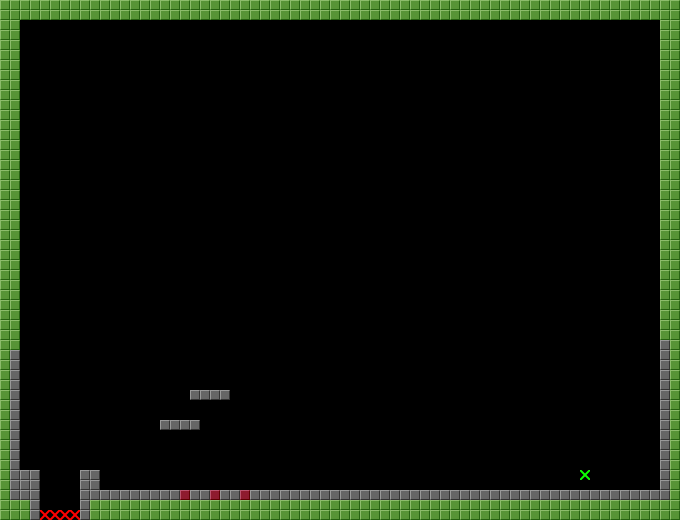

The image is a tile-based game level rendered from a .tmx file. Its description and source (layers, tilesets, objects; grid data summarised) follow:
An orthogonal 68x52 tile map with 10x10 px tiles, 3 tile layers (collision, platforms, map), 2 tilesets.

<map version="1.0" orientation="orthogonal" width="68" height="52" tilewidth="10" tileheight="10">
 <tileset firstgid="1" name="10pixTiles" tilewidth="10" tileheight="10">
  <image source="10pixTiles.PNG" width="60" height="20" />
  <tile id="0">
   <properties>
    <property name="Type" value="collision" />
   </properties>
  </tile>
  <tile id="5">
   <properties>
    <property name="Type" value="platform" />
   </properties>
  </tile>
  <tile id="7">
   <properties>
    <property name="Type" value="checkpoint" />
   </properties>
  </tile>
  <tile id="10">
   <properties>
    <property name="Type" value="end" />
   </properties>
  </tile>
  <tile id="11">
   <properties>
    <property name="Type" value="start" />
   </properties>
  </tile>
 </tileset>
 <tileset firstgid="13" name="10pixSpikes" tilewidth="10" tileheight="10">
  <image source="10pixSpikes.png" width="20" height="20" />
  <tile id="0">
   <properties>
    <property name="Type" value="spike" />
   </properties>
  </tile>
  <tile id="1">
   <properties>
    <property name="Type" value="spike" />
   </properties>
  </tile>
  <tile id="2">
   <properties>
    <property name="Type" value="spike" />
   </properties>
  </tile>
  <tile id="3">
   <properties>
    <property name="Type" value="spike" />
   </properties>
  </tile>
 </tileset>
 <layer name="collision" width="68" height="52">
  <properties>
   <property name="Layer" value="collision" />
  </properties>
  <data>[3536 cells, 5 non-empty, 2 distinct tile ids]</data>
 </layer>
 <layer name="platforms" width="68" height="52">
  <data>[3536 cells, 0 non-empty, 0 distinct tile ids]</data>
 </layer>
 <layer name="map" width="68" height="52">
  <properties>
   <property name="Layer" value="map" />
  </properties>
  <data>[3536 cells, 532 non-empty, 3 distinct tile ids]</data>
 </layer>
</map>
